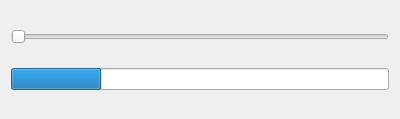
<?xml version="1.0" encoding="UTF-8"?>
<ui version="4.0">
 <class>Dialog</class>
 <widget class="QDialog" name="Dialog">
  <property name="geometry">
   <rect>
    <x>0</x>
    <y>0</y>
    <width>400</width>
    <height>119</height>
   </rect>
  </property>
  <property name="windowTitle">
   <string>Dialog</string>
  </property>
  <layout class="QVBoxLayout" name="verticalLayout">
   <item>
    <widget class="QSlider" name="horizontalSlider">
     <property name="orientation">
      <enum>Qt::Horizontal</enum>
     </property>
    </widget>
   </item>
   <item>
    <widget class="QProgressBar" name="progressBar">
     <property name="value">
      <number>24</number>
     </property>
     <property name="textVisible">
      <bool>false</bool>
     </property>
    </widget>
   </item>
  </layout>
 </widget>
 <layoutdefault spacing="6" margin="11"/>
 <resources/>
 <connections/>
</ui>
